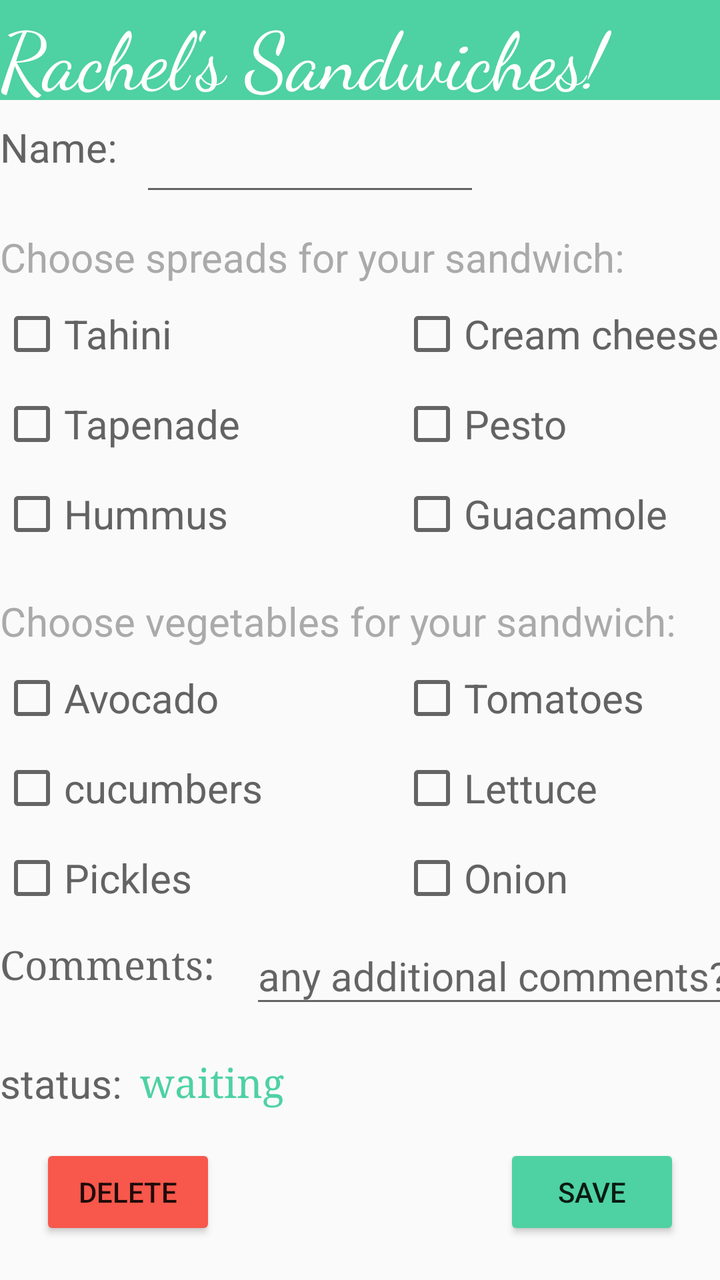
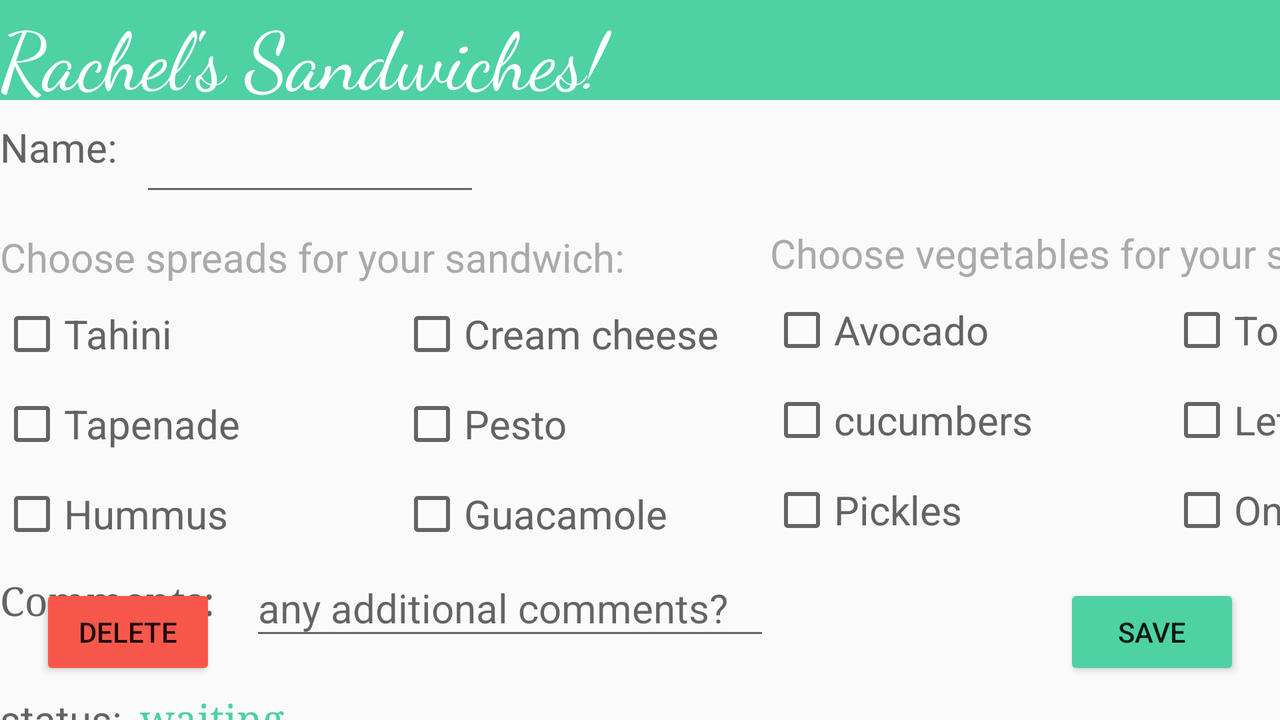

Compare how this app lays out the same screen by default and in its alternative resource folder. The renders come first, then the two layout files and the values they reference.
<!-- AndroidManifest.xml: application theme Theme.AppCompat.DayNight.NoActionBar -->
<!-- res/layout/edit_activity.xml -->
<?xml version="1.0" encoding="utf-8"?>
<androidx.constraintlayout.widget.ConstraintLayout xmlns:android="http://schemas.android.com/apk/res/android"
    xmlns:app="http://schemas.android.com/apk/res-auto"
    xmlns:tools="http://schemas.android.com/tools"
    android:layout_width="match_parent"
    android:layout_height="match_parent"
    tools:context=".EditActivity">


    <TextView
        android:id="@+id/title"
        android:layout_width="0dp"
        android:layout_height="50dp"
        android:textSize="40sp"
        android:textColor="@color/white"
        android:background="#4ED1A3"
        android:fontFamily="cursive"
        android:text="Rachel's Sandwiches!"
        app:layout_constraintEnd_toEndOf="parent"
        app:layout_constraintStart_toStartOf="parent"
        app:layout_constraintTop_toTopOf="parent" />


    <TextView
        android:id="@+id/name"
        android:text="Name:"
        android:layout_width="65dp"
        android:layout_height="45dp"
        android:layout_marginTop="10dp"
        android:textSize="20sp"
        app:layout_constraintStart_toStartOf="parent"
        android:textColor="#626362"
        app:layout_constraintTop_toBottomOf="@+id/title" />

    <EditText
        android:id="@+id/nameEdit"
        android:layout_width="170dp"
        android:layout_height="45dp"
        android:layout_marginStart="5dp"
        android:layout_marginTop="8dp"
        android:ems="10"
        android:textColor="#626362"
        android:textSize="20sp"
        app:layout_constraintStart_toEndOf="@id/name"
        app:layout_constraintTop_toBottomOf="@+id/title" />

    

    <TextView
        android:id="@+id/spreads_instructions"
        android:text="Choose spreads for your sandwich: "
        android:layout_width="wrap_content"
        android:layout_height="wrap_content"
        android:layout_marginTop="10dp"
        android:textSize="20sp"
        android:textColor="@android:color/darker_gray"
        app:layout_constraintStart_toStartOf="parent"
        app:layout_constraintTop_toBottomOf="@+id/name" />

    <CheckBox
        android:id="@+id/cream_cheese"
        android:text="Cream cheese"
        android:layout_width="wrap_content"
        android:layout_height="40dp"
        android:textSize="20sp"
        android:textColor="#626362"
        android:layout_marginTop="5dp"
        android:layout_marginLeft="200dp"
        tools:layout_editor_absoluteX="93dp"
        tools:layout_editor_absoluteY="178dp"
        app:layout_constraintStart_toStartOf="parent"
        app:layout_constraintTop_toBottomOf="@+id/spreads_instructions"/>

    <CheckBox
        android:id="@+id/pesto"
        android:text="Pesto"
        android:layout_width="wrap_content"
        android:layout_height="40dp"
        android:textSize="20sp"
        android:textColor="#626362"
        android:layout_marginTop="5dp"
        android:layout_marginLeft="200dp"
        tools:layout_editor_absoluteX="93dp"
        tools:layout_editor_absoluteY="178dp"
        app:layout_constraintStart_toStartOf="parent"
        app:layout_constraintTop_toBottomOf="@+id/cream_cheese"/>

    <CheckBox
        android:id="@+id/guacamole"
        android:text="Guacamole"
        android:layout_width="wrap_content"
        android:layout_height="40dp"
        android:textSize="20sp"
        android:textColor="#626362"
        android:layout_marginTop="5dp"
        android:layout_marginLeft="200dp"
        tools:layout_editor_absoluteX="93dp"
        tools:layout_editor_absoluteY="178dp"
        app:layout_constraintStart_toStartOf="parent"
        app:layout_constraintTop_toBottomOf="@+id/pesto"/>

    <CheckBox
        android:id="@+id/tahini"
        android:text="Tahini"
        android:layout_width="wrap_content"
        android:layout_height="40dp"
        android:layout_marginTop="5dp"
        android:textSize="20sp"
        android:textColor="#626362"
        tools:layout_editor_absoluteX="93dp"
        tools:layout_editor_absoluteY="178dp"
        app:layout_constraintStart_toStartOf="parent"
        app:layout_constraintTop_toBottomOf="@+id/spreads_instructions"/>

    <CheckBox
        android:id="@+id/tapenade"
        android:text="Tapenade"
        android:layout_width="wrap_content"
        android:layout_height="40dp"
        android:layout_marginTop="5dp"
        android:textSize="20sp"
        android:textColor="#626362"
        tools:layout_editor_absoluteX="93dp"
        tools:layout_editor_absoluteY="178dp"
        app:layout_constraintStart_toStartOf="parent"
        app:layout_constraintTop_toBottomOf="@+id/tahini"/>

    <CheckBox
        android:id="@+id/hummus"
        android:text="Hummus"
        android:textColor="#626362"
        android:layout_width="wrap_content"
        android:layout_height="40dp"
        android:layout_marginTop="5dp"
        android:textSize="20sp"
        tools:layout_editor_absoluteX="93dp"
        tools:layout_editor_absoluteY="178dp"
        app:layout_constraintStart_toStartOf="parent"
        app:layout_constraintTop_toBottomOf="@+id/tapenade"/>

    

    <TextView
        android:id="@+id/vegetables_instructions"
        android:text="Choose vegetables for your sandwich: "
        android:layout_width="wrap_content"
        android:layout_height="wrap_content"
        android:layout_marginTop="20dp"
        android:textSize="20sp"
        android:textColor="@android:color/darker_gray"
        app:layout_constraintStart_toStartOf="parent"
        app:layout_constraintTop_toBottomOf="@+id/hummus" />

    <CheckBox
        android:id="@+id/tomatoes"
        android:text="Tomatoes"
        android:layout_width="wrap_content"
        android:layout_height="40dp"
        android:textSize="20sp"
        android:textColor="#626362"
        android:layout_marginTop="5dp"
        android:layout_marginLeft="200dp"
        tools:layout_editor_absoluteX="93dp"
        tools:layout_editor_absoluteY="178dp"
        app:layout_constraintStart_toStartOf="parent"
        app:layout_constraintTop_toBottomOf="@+id/vegetables_instructions"/>

    <CheckBox
        android:id="@+id/lettuce"
        android:text="Lettuce"
        android:layout_width="wrap_content"
        android:layout_height="40dp"
        android:textSize="20sp"
        android:textColor="#626362"
        android:layout_marginTop="5dp"
        android:layout_marginLeft="200dp"
        tools:layout_editor_absoluteX="93dp"
        tools:layout_editor_absoluteY="178dp"
        app:layout_constraintStart_toStartOf="parent"
        app:layout_constraintTop_toBottomOf="@+id/tomatoes"/>

    <CheckBox
        android:id="@+id/onion"
        android:text="Onion"
        android:layout_width="wrap_content"
        android:layout_height="40dp"
        android:textSize="20sp"
        android:textColor="#626362"
        android:layout_marginTop="5dp"
        android:layout_marginLeft="200dp"
        tools:layout_editor_absoluteX="93dp"
        tools:layout_editor_absoluteY="178dp"
        app:layout_constraintStart_toStartOf="parent"
        app:layout_constraintTop_toBottomOf="@+id/lettuce"/>

    <CheckBox
        android:id="@+id/avocado"
        android:text="Avocado"
        android:layout_width="wrap_content"
        android:layout_height="40dp"
        android:layout_marginTop="5dp"
        android:textSize="20sp"
        android:textColor="#626362"
        tools:layout_editor_absoluteX="93dp"
        tools:layout_editor_absoluteY="178dp"
        app:layout_constraintStart_toStartOf="parent"
        app:layout_constraintTop_toBottomOf="@+id/vegetables_instructions"/>

    <CheckBox
        android:id="@+id/Cucumbers"
        android:text="cucumbers"
        android:layout_width="wrap_content"
        android:layout_height="40dp"
        android:layout_marginTop="5dp"
        android:textSize="20sp"
        android:textColor="#626362"
        tools:layout_editor_absoluteX="93dp"
        tools:layout_editor_absoluteY="178dp"
        app:layout_constraintStart_toStartOf="parent"
        app:layout_constraintTop_toBottomOf="@+id/avocado"/>

    <CheckBox
        android:id="@+id/pickles"
        android:text="Pickles"
        android:textColor="#626362"
        android:layout_width="wrap_content"
        android:layout_height="40dp"
        android:layout_marginTop="5dp"
        android:textSize="20sp"
        tools:layout_editor_absoluteX="93dp"
        tools:layout_editor_absoluteY="178dp"
        app:layout_constraintStart_toStartOf="parent"
        app:layout_constraintTop_toBottomOf="@+id/Cucumbers"/>


    

    <TextView
        android:id="@+id/comments"
        android:layout_width="125dp"
        android:layout_height="39dp"
        android:layout_marginTop="10dp"
        android:text="Comments: "
        android:textColor="#626362"
        android:textSize="20sp"
        android:fontFamily="serif"
        app:layout_constraintStart_toStartOf="parent"
        app:layout_constraintTop_toBottomOf="@+id/pickles" />

    <EditText
        android:id="@+id/commentsEdit"
        android:layout_width="260dp"
        android:layout_height="45dp"
        android:layout_marginTop="5dp"
        android:ems="10"
        android:hint="any additional comments?"
        android:textColor="#626362"
        android:textSize="20sp"
        app:layout_constraintStart_toEndOf="@+id/comments"
        app:layout_constraintTop_toBottomOf="@+id/pickles" />


    

    <TextView
        android:id="@+id/status"
        android:text="status: "
        android:layout_width="70dp"
        android:layout_height="39dp"
        android:layout_marginTop="20dp"
        android:textSize="20sp"
        android:textColor="#626362"
        app:layout_constraintStart_toStartOf="parent"
        app:layout_constraintTop_toBottomOf="@+id/comments"/>


    <TextView
        android:id="@+id/showStatus"
        android:layout_width="100dp"
        android:layout_height="39dp"
        android:layout_marginTop="20dp"
        android:text="waiting"
        android:textColor="#4ED1A3"
        android:textSize="20sp"
        android:fontFamily="serif"
        app:layout_constraintStart_toEndOf="@id/status"
        app:layout_constraintTop_toBottomOf="@+id/comments" />

    

    <Button
        android:id="@+id/saveButton"
        android:text="save"
        android:layout_width="wrap_content"
        android:layout_height="wrap_content"
        android:layout_margin="20dp"
        android:backgroundTint="#4ED1A3"
        app:layout_constraintBottom_toBottomOf="parent"
        app:layout_constraintEnd_toEndOf="parent" />

    <Button
        android:id="@+id/deleteButton"
        android:text="delete"
        android:layout_width="wrap_content"
        android:layout_height="wrap_content"
        android:layout_margin="20dp"
        android:backgroundTint="#F8574B"
        app:layout_constraintBottom_toBottomOf="parent"
        app:layout_constraintStart_toStartOf="parent" />
</androidx.constraintlayout.widget.ConstraintLayout>
<!-- resources referenced by this layout -->
<resources>

</resources>
<!-- res/layout-land/edit_activity.xml (the repository's variant of the layout above) -->
<!-- drawn on the phone turned sideways -->
<?xml version="1.0" encoding="utf-8"?>
<androidx.constraintlayout.widget.ConstraintLayout xmlns:android="http://schemas.android.com/apk/res/android"
    xmlns:app="http://schemas.android.com/apk/res-auto"
    xmlns:tools="http://schemas.android.com/tools"
    android:layout_width="match_parent"
    android:layout_height="match_parent"
    tools:context=".EditActivity">


    <TextView
        android:id="@+id/title"
        android:layout_width="0dp"
        android:layout_height="50dp"
        android:textSize="40sp"
        android:textColor="@color/white"
        android:background="#4ED1A3"
        android:fontFamily="cursive"
        android:text="Rachel's Sandwiches!"
        app:layout_constraintEnd_toEndOf="parent"
        app:layout_constraintStart_toStartOf="parent"
        app:layout_constraintTop_toTopOf="parent" />


    <TextView
        android:id="@+id/name"
        android:text="Name:"
        android:layout_width="65dp"
        android:layout_height="45dp"
        android:layout_marginTop="10dp"
        android:textSize="20sp"
        app:layout_constraintStart_toStartOf="parent"
        android:textColor="#626362"
        app:layout_constraintTop_toBottomOf="@+id/title" />

    <EditText
        android:id="@+id/nameEdit"
        android:layout_width="170dp"
        android:layout_height="45dp"
        android:layout_marginStart="5dp"
        android:layout_marginTop="8dp"
        android:ems="10"
        android:textColor="#626362"
        android:textSize="20sp"
        app:layout_constraintStart_toEndOf="@id/name"
        app:layout_constraintTop_toBottomOf="@+id/title" />

    

    <TextView
        android:id="@+id/spreads_instructions"
        android:text="Choose spreads for your sandwich: "
        android:layout_width="wrap_content"
        android:layout_height="wrap_content"
        android:layout_marginTop="10dp"
        android:textSize="20sp"
        android:textColor="@android:color/darker_gray"
        app:layout_constraintStart_toStartOf="parent"
        app:layout_constraintTop_toBottomOf="@+id/name" />

    <CheckBox
        android:id="@+id/cream_cheese"
        android:text="Cream cheese"
        android:layout_width="wrap_content"
        android:layout_height="40dp"
        android:textSize="20sp"
        android:textColor="#626362"
        android:layout_marginTop="5dp"
        android:layout_marginLeft="200dp"
        tools:layout_editor_absoluteX="93dp"
        tools:layout_editor_absoluteY="178dp"
        app:layout_constraintStart_toStartOf="parent"
        app:layout_constraintTop_toBottomOf="@+id/spreads_instructions"/>

    <CheckBox
        android:id="@+id/pesto"
        android:text="Pesto"
        android:layout_width="wrap_content"
        android:layout_height="40dp"
        android:textSize="20sp"
        android:textColor="#626362"
        android:layout_marginTop="5dp"
        android:layout_marginLeft="200dp"
        tools:layout_editor_absoluteX="93dp"
        tools:layout_editor_absoluteY="178dp"
        app:layout_constraintStart_toStartOf="parent"
        app:layout_constraintTop_toBottomOf="@+id/cream_cheese"/>

    <CheckBox
        android:id="@+id/guacamole"
        android:text="Guacamole"
        android:layout_width="wrap_content"
        android:layout_height="40dp"
        android:textSize="20sp"
        android:textColor="#626362"
        android:layout_marginTop="5dp"
        android:layout_marginLeft="200dp"
        tools:layout_editor_absoluteX="93dp"
        tools:layout_editor_absoluteY="178dp"
        app:layout_constraintStart_toStartOf="parent"
        app:layout_constraintTop_toBottomOf="@+id/pesto"/>

    <CheckBox
        android:id="@+id/tahini"
        android:text="Tahini"
        android:layout_width="wrap_content"
        android:layout_height="40dp"
        android:layout_marginTop="5dp"
        android:textSize="20sp"
        android:textColor="#626362"
        tools:layout_editor_absoluteX="93dp"
        tools:layout_editor_absoluteY="178dp"
        app:layout_constraintStart_toStartOf="parent"
        app:layout_constraintTop_toBottomOf="@+id/spreads_instructions"/>

    <CheckBox
        android:id="@+id/tapenade"
        android:text="Tapenade"
        android:layout_width="wrap_content"
        android:layout_height="40dp"
        android:layout_marginTop="5dp"
        android:textSize="20sp"
        android:textColor="#626362"
        tools:layout_editor_absoluteX="93dp"
        tools:layout_editor_absoluteY="178dp"
        app:layout_constraintStart_toStartOf="parent"
        app:layout_constraintTop_toBottomOf="@+id/tahini"/>

    <CheckBox
        android:id="@+id/hummus"
        android:text="Hummus"
        android:textColor="#626362"
        android:layout_width="wrap_content"
        android:layout_height="40dp"
        android:layout_marginTop="5dp"
        android:textSize="20sp"
        tools:layout_editor_absoluteX="93dp"
        tools:layout_editor_absoluteY="178dp"
        app:layout_constraintStart_toStartOf="parent"
        app:layout_constraintTop_toBottomOf="@+id/tapenade"/>

    

    <TextView
        android:id="@+id/vegetables_instructions"
        android:layout_width="wrap_content"
        android:layout_height="wrap_content"
        android:layout_marginStart="385dp"
        android:layout_marginTop="8dp"
        android:text="Choose vegetables for your sandwich: "
        android:textColor="@android:color/darker_gray"
        android:textSize="20sp"
        app:layout_constraintStart_toStartOf="parent"
        app:layout_constraintTop_toBottomOf="@+id/name" />

    <CheckBox
        android:id="@+id/tomatoes"
        android:text="Tomatoes"
        android:layout_marginLeft="200dp"

        android:layout_width="wrap_content"
        android:layout_height="40dp"
        android:textSize="20sp"
        android:textColor="#626362"
        android:layout_marginTop="5dp"
        app:layout_constraintStart_toStartOf="@id/vegetables_instructions"
        app:layout_constraintTop_toBottomOf="@+id/vegetables_instructions"/>

    <CheckBox
        android:id="@+id/lettuce"
        android:text="Lettuce"
        android:layout_width="wrap_content"
        android:layout_height="40dp"
        android:textSize="20sp"
        android:textColor="#626362"
        android:layout_marginTop="5dp"
        android:layout_marginLeft="200dp"
        app:layout_constraintStart_toStartOf="@id/vegetables_instructions"
        app:layout_constraintTop_toBottomOf="@+id/tomatoes"/>

    <CheckBox
        android:id="@+id/onion"
        android:text="Onion"
        android:layout_width="wrap_content"
        android:layout_height="40dp"
        android:textSize="20sp"
        android:textColor="#626362"
        android:layout_marginTop="5dp"
        android:layout_marginLeft="200dp"
        app:layout_constraintStart_toStartOf="@id/vegetables_instructions"
        app:layout_constraintTop_toBottomOf="@+id/lettuce"/>

    <CheckBox
        android:id="@+id/avocado"
        android:text="Avocado"
        android:layout_width="wrap_content"
        android:layout_height="40dp"
        android:layout_marginTop="5dp"
        android:textSize="20sp"
        android:textColor="#626362"
        app:layout_constraintStart_toStartOf="@id/vegetables_instructions"
        app:layout_constraintTop_toBottomOf="@+id/vegetables_instructions"/>

    <CheckBox
        android:id="@+id/cucumbers"
        android:text="cucumbers"
        android:layout_width="wrap_content"
        android:layout_height="40dp"
        android:layout_marginTop="5dp"
        android:textSize="20sp"
        android:textColor="#626362"
        tools:layout_editor_absoluteX="93dp"
        tools:layout_editor_absoluteY="178dp"
        app:layout_constraintStart_toStartOf="@id/vegetables_instructions"
        app:layout_constraintTop_toBottomOf="@+id/avocado"/>

    <CheckBox
        android:id="@+id/pickles"
        android:text="Pickles"
        android:textColor="#626362"
        android:layout_width="wrap_content"
        android:layout_height="40dp"
        android:layout_marginTop="5dp"
        android:textSize="20sp"
        app:layout_constraintStart_toStartOf="@id/vegetables_instructions"
        app:layout_constraintTop_toBottomOf="@+id/cucumbers"/>


    

    <TextView
        android:id="@+id/comments"
        android:layout_width="125dp"
        android:layout_height="39dp"
        android:layout_marginTop="10dp"
        android:text="Comments: "
        android:textColor="#626362"
        android:textSize="20sp"
        android:fontFamily="serif"
        app:layout_constraintStart_toStartOf="parent"
        app:layout_constraintTop_toBottomOf="@+id/hummus" />

    <EditText
        android:id="@+id/commentsEdit"
        android:layout_width="260dp"
        android:layout_height="45dp"
        android:layout_marginTop="5dp"
        android:ems="10"
        android:hint="any additional comments?"
        android:textColor="#626362"
        android:textSize="20sp"
        app:layout_constraintStart_toEndOf="@+id/comments"
        app:layout_constraintTop_toBottomOf="@+id/pickles" />


    

    <TextView
        android:id="@+id/status"
        android:text="status: "
        android:layout_width="70dp"
        android:layout_height="39dp"
        android:layout_marginTop="20dp"
        android:textSize="20sp"
        android:textColor="#626362"
        app:layout_constraintStart_toStartOf="parent"
        app:layout_constraintTop_toBottomOf="@+id/comments"/>


    <TextView
        android:id="@+id/showStatus"
        android:layout_width="100dp"
        android:layout_height="39dp"
        android:layout_marginTop="20dp"
        android:text="waiting"
        android:textColor="#4ED1A3"
        android:textSize="20sp"
        android:fontFamily="serif"
        app:layout_constraintStart_toEndOf="@id/status"
        app:layout_constraintTop_toBottomOf="@+id/comments" />

    

    <Button
        android:id="@+id/saveButton"
        android:text="save"
        android:layout_width="wrap_content"
        android:layout_height="wrap_content"
        android:layout_margin="20dp"
        android:backgroundTint="#4ED1A3"
        app:layout_constraintBottom_toBottomOf="parent"
        app:layout_constraintEnd_toEndOf="parent" />

    <Button
        android:id="@+id/deleteButton"
        android:text="delete"
        android:layout_width="wrap_content"
        android:layout_height="wrap_content"
        android:layout_margin="20dp"
        android:backgroundTint="#F8574B"
        app:layout_constraintBottom_toBottomOf="parent"
        app:layout_constraintStart_toStartOf="parent" />
</androidx.constraintlayout.widget.ConstraintLayout>
